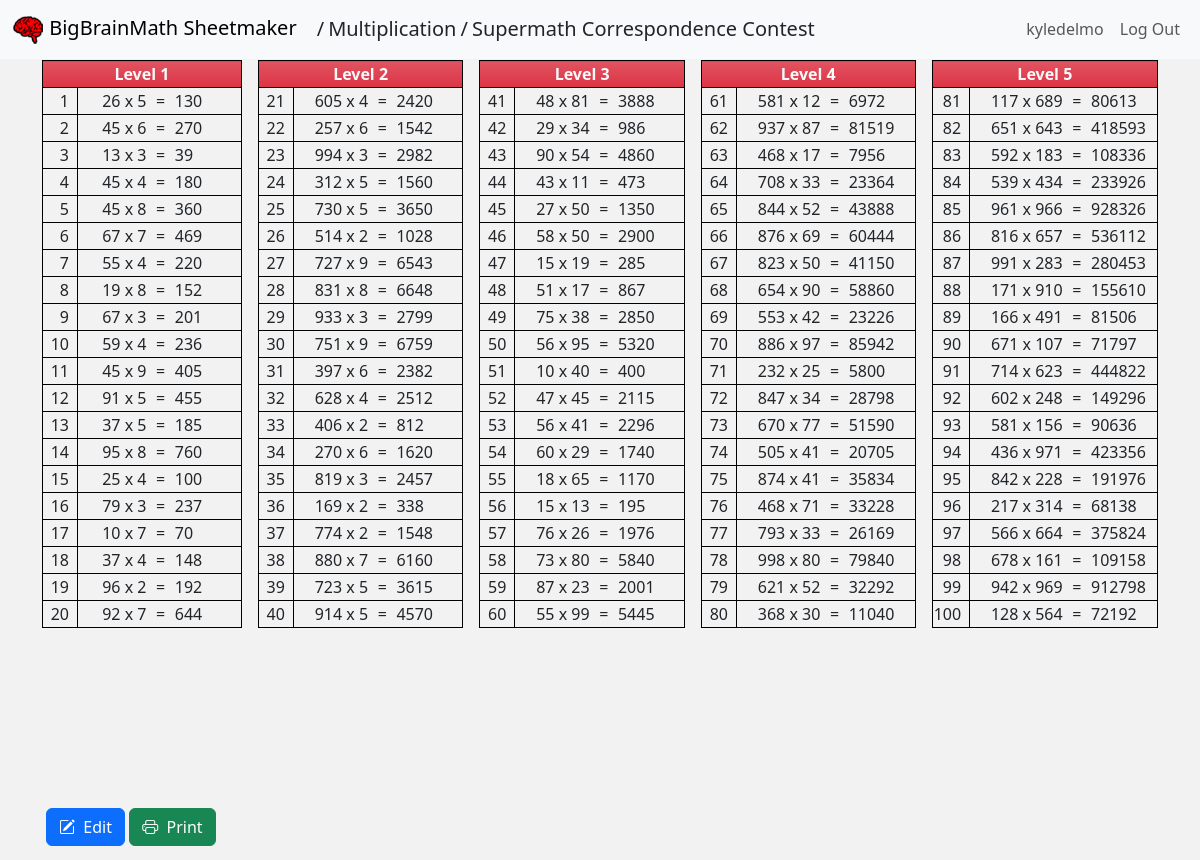
Page /multiplication/9/view (signed in) on the committed database.
### sheetmaker/models.py (models this page shows)
class Sheet(models.Model):
    user_id = models.PositiveIntegerField()
    sheet_name = models.CharField(max_length=50, default="Supermath Correspondence Contest")
    sheet_subname = models.CharField(max_length=50, default="Time Limit: 4 Minutes")
    problem_data = models.JSONField()
    sheet_type = models.CharField(max_length=20)
    created = models.DateTimeField(default=datetime.utcnow())
    modified = models.DateTimeField(default=datetime.utcnow())

class User(AbstractUser):
    pass

### sheetmaker/views.py (the view, shortened to what this page needs)
# urls.py: path('multiplication/<int:id>/<str:action>', views.multiplication_view, name='multiplication_view'),
@login_required(login_url="/login")
@xframe_options_sameorigin
def multiplication_view(request, id, action):
    pageTemplate = "sheetmaker/sheet_item.html"
    flat_list = []
    printData1 = []
    printData2 = []
    sheet = Sheet.objects.get(id=id)
    data = sheet
    if action == "edit":
        pageTemplate = "sheetmaker/sheet_item_edit.html"
    return render(request, pageTemplate, {
        "sheet_type": "Multiplication",
        "breadcrumb": "multiplication",
        "sheet_data": data,
        "sheet_print_data_1": printData1,
        "sheet_print_data_2": printData2
    })

### sheetmaker/templates/sheetmaker/sheet_item.html (shortened to what this page needs)
{% extends "sheetmaker/layout.html" %}
{% block subtitle %}
    <span class="sub-title"><span class="px-1">/</span><a class="text-decoration-none text-nowrap text-dark" href="/{{breadcrumb}}">{{ sheet_type }}</a><span class="px-1">/</span><span class="text-nowrap">{{ sheet_data.sheet_name}}</span></span>
{% endblock %}
{% block body %}
    <div class="problem-sheet">
        {% if sheet_type == "Multiplication" %}
        <div>
            <div class='grid item-detail-panel'>
                {% for data in sheet_data.problem_data %}
                <div class="animate__animated animate__fadeIn">
                    <table>
                        <thead>
                            <tr>
                                <th class="text-light bg-danger bg-gradient bg-opacity-100" colspan="2">{{ data.levelName }}</th>
                            </tr>
                        </thead>
                        <tbody>
                            {% for problem in data.numberSet %}
                            <tr>
                                <td>
                                    {{ problem.number }}
                                </td>
                                <td>
                                    <span>
                                        {{ problem.first }} x {{ problem.second }}
                                    </span>
                                    <span>=</span>
                                    <span>{{ problem.answer }}</span>
                                </td>
                            </tr>
                            {% endfor %}
                        </tbody>
                    </table>
                </div>
                {% endfor %}
            </div>
            <div class="footer-action-panel">
                <div id="sheetNameContainer" class="row g-3 mt-2 p-1">
                    <div class="flex-none w-auto">
                        <a class="btn btn-primary" href="/multiplication/{{ sheet_data.id }}/edit">
                            <i class="bi bi-pencil-square"></i>&nbsp;&nbsp;Edit
                        </a>
                        <button class="btn btn-success" data-sheet_id="{{ sheet_data.id }}" data-sheet-type="multiplication" id="printSheetEl">
                            <i class="bi bi-printer"></i>&nbsp;&nbsp;Print
                        </button>
                    </div>
                </div>
            </div>
        </div>
        {% endif %}
    </div>
{% endblock %}

### sheetmaker/templates/sheetmaker/layout.html (shortened to what this page needs)
{% load static %}
<!DOCTYPE html>
<html lang="en">
<head>
    <link href="https://cdn.jsdelivr.net/npm/bootstrap@5.3.0-alpha1/dist/css/bootstrap.min.css" rel="stylesheet"
 />
    <link rel="stylesheet" href="https://cdn.jsdelivr.net/npm/bootstrap-icons@1.9.1/font/bootstrap-icons.css" />
    <link rel="stylesheet" href="https://cdnjs.cloudflare.com/ajax/libs/animate.css/4.1.1/animate.min.css" />
    <link href="{% static 'sheetmaker/styles.css' %}" rel="stylesheet" />
</head>
<body>
    <div class="main container">
        <nav class="navbar fixed-top navbar-expand-lg bg-body-tertiary">
            <div class="container-fluid">
                <a class="navbar-brand" href="{% url 'index' %}">
                    <img src="{% static 'sheetmaker/images/supersmallmath32.png' %}">
                    <span>BigBrainMath Sheetmaker</span>
                </a>
                <div>{% block subtitle %}{% endblock %}</div>
                <div class="collapse navbar-collapse justify-content-end" id="navbarNav">
                    <ul class="navbar-nav">
                        {% if not user.is_authenticated %}
                        <li class="nav-item user-label">
                            <a class="nav-link" href="{% url 'login' %}">Log In</a>
                        </li>
                        <li class="nav-item user-label">
                            <a class="nav-link" href="{% url 'register' %}">Register</a>
                        </li>
                        {% else %}
                        <li class="nav-item user-label">
                            <a class="nav-link">{{ user.username }}</a>
                        </li>
                        <li class="nav-item user-label">
                            <a class="nav-link" href="{% url 'logout' %}">Log Out</a>
                        </li>
                        {% endif %}
                    </ul>
                </div>
            </div>
        </nav>
        {% block body %}
        {% endblock %}
    </div>
</body>
</html>

### sheetmaker/static/sheetmaker/styles.css (style rules this page uses)
html, body { margin: 0; min-height: 100%; background-color: #f2f2f2; }
.main { height: 100vh; --webkit-user-select: none; user-select: none; }
.user-label { justify-content: right }
.sub-title { font-size: var(--bs-navbar-brand-font-size); }
.problem-sheet { text-align: center; margin-top: 60px; }
.problem-sheet > div { display: flex; flex-direction: column; }
.problem-sheet div.grid.item-detail-panel { margin-bottom: 80px; }
.problem-sheet div.footer-action-panel { height: 80px; position: fixed; bottom: 0px; width: 100%; background: #f2f2f2; }
table, th, td, tr { border:1px solid black; }
.grid { display: grid; gap: 1rem; grid-auto-flow: column; grid-template-columns: auto auto auto auto auto; overflow: auto; }
.grid table { width: 100%; min-width: 180px; }
.grid table thead tr { background-color: red; }
.grid table tbody tr td:first-child { width: 35px; text-align: right; padding-right: 0.5em; }
.grid table tbody tr td { white-space: nowrap; }
.grid table tbody tr td:last-child { text-align: right; }
.grid table tbody tr td:last-child span { text-align: right; display: inline-block; }
.grid table tbody tr td:last-child > span:nth-child(1) { text-align: right; }
.grid table tbody tr td:last-child > span:nth-child(2) { text-align: center; width: 20px; }
.grid table tbody tr td:last-child > span:nth-child(3) { text-align: left; min-width: 65px; }

### rows in the picture
Sheet: sheet_type "Multiplication", sheet_name "Supermath Correspondence Contest"
User: username "kyledelmo"

### other values in the picture
{{ data.levelName }} "Level 1" "Level 2" "Level 3" "Level 4" "Level 5"
{{ problem.number }} "1" "2" "3" "4" "5" "6" "7" "8" "9" "10" "11" "12" "13" "14" "15" "16" "17" "18" "19" "20" "21" "22" "23" "24" "25" "26" "27" "28" "29" "30" "31" "32" "33" "34" "35" "36" "37" "38" "39" "40" "41" "42" "43" "44" "45" "46" "47" "48" "49" "50" "51" "52" "53" "54" "55" "56" "57" "58" "59" "60" "61" "62" "63" "64" "65" "66" "67" "68" "69" "70" "71" "72" "73" "74" "75" "76" "77" "78" "79" "80" "81" "82" "83" "84" "85" "86" "87" "88" "89" "90" "91" "92" "93" "94" "95" "96" "97" "98" "99" "100"
{{ problem.first }} "26" "45" "13" "45" "45" "67" "55" "19" "67" "59" "45" "91" "37" "95" "25" "79" "10" "37" "96" "92" "605" "257" "994" "312" "730" "514" "727" "831" "933" "751" "397" "628" "406" "270" "819" "169" "774" "880" "723" "914" "48" "29" "90" "43" "27" "58" "15" "51" "75" "56" "10" "47" "56" "60" "18" "15" "76" "73" "87" "55" "581" "937" "468" "708" "844" "876" "823" "654" "553" "886" "232" "847" "670" "505" "874" "468" "793" "998" "621" "368" "117" "651" "592" "539" "961" "816" "991" "171" "166" "671" "714" "602" "581" "436" "842" "217" "566" "678" "942" "128"
{{ problem.second }} "5" "6" "3" "4" "8" "7" "4" "8" "3" "4" "9" "5" "5" "8" "4" "3" "7" "4" "2" "7" "4" "6" "3" "5" "5" "2" "9" "8" "3" "9" "6" "4" "2" "6" "3" "2" "2" "7" "5" "5" "81" "34" "54" "11" "50" "50" "19" "17" "38" "95" "40" "45" "41" "29" "65" "13" "26" "80" "23" "99" "12" "87" "17" "33" "52" "69" "50" "90" "42" "97" "25" "34" "77" "41" "41" "71" "33" "80" "52" "30" "689" "643" "183" "434" "966" "657" "283" "910" "491" "107" "623" "248" "156" "971" "228" "314" "664" "161" "969" "564"
{{ problem.answer }} "130" "270" "39" "180" "360" "469" "220" "152" "201" "236" "405" "455" "185" "760" "100" "237" "70" "148" "192" "644" "2420" "1542" "2982" "1560" "3650" "1028" "6543" "6648" "2799" "6759" "2382" "2512" "812" "1620" "2457" "338" "1548" "6160" "3615" "4570" "3888" "986" "4860" "473" "1350" "2900" "285" "867" "2850" "5320" "400" "2115" "2296" "1740" "1170" "195" "1976" "5840" "2001" "5445" "6972" "81519" "7956" "23364" "43888" "60444" "41150" "58860" "23226" "85942" "5800" "28798" "51590" "20705" "35834" "33228" "26169" "79840" "32292" "11040" "80613" "418593" "108336" "233926" "928326" "536112" "280453" "155610" "81506" "71797" "444822" "149296" "90636" "423356" "191976" "68138" "375824" "109158" "912798" "72192"
